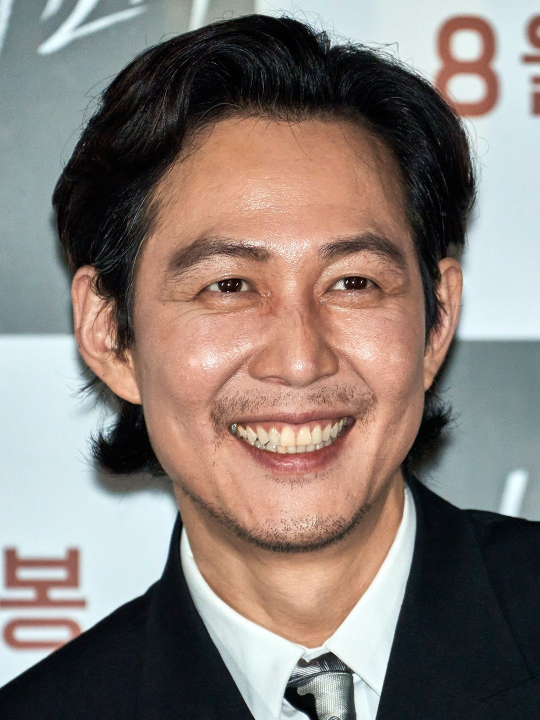
#> input picture 390089_v9_bb.jpg, 1080 x 1440 px (shown at 1/2 size)
$ python conway.py
#> lines starting #> are read from the running program, lines starting #| are printed output that depends on the picture; after the words box and inside, x2 and y2 are one past the last pixel; in counts of white or black regions, pixels touching at a corner belong together
import numpy as np
import matplotlib.pyplot as plt
import matplotlib.animation as animation
from PIL import Image

ON = 1
OFF = 0

def image_to_grid(image_path, grid_size):
    """Converts an image to a binary grid based on its brightness."""
#> called with image_path = '390089_v9_bb.jpg', grid_size = 50
    img = Image.open(image_path).convert("L")  #L means Luminance(it changed the color of the image to represent brightness),
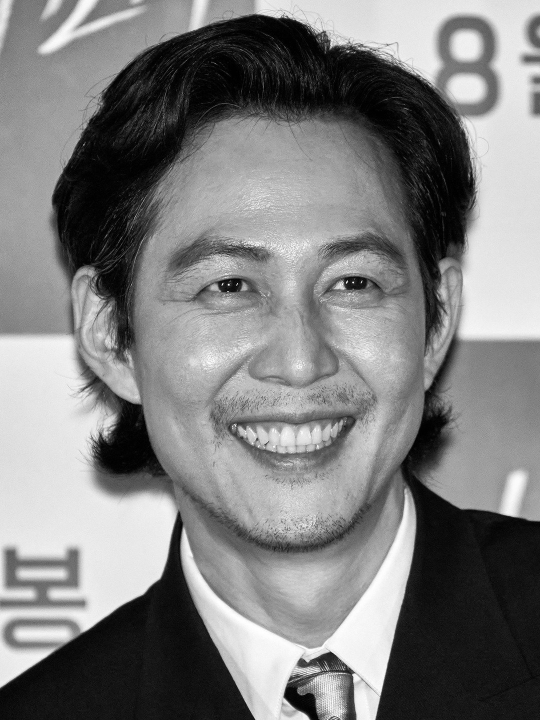
#> img: PIL image 1080x1440 L (shown at 1/2 size); min 0, max 255, mean 126.8
                                                #we used it to convert the image to grayscale
    img = img.resize((grid_size, grid_size))   # Resize to match the grid size
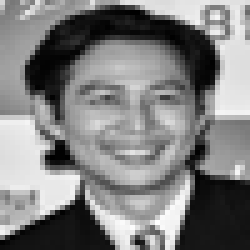
#> img: PIL image 50x50 L (shown 5 times larger); min 0, max 255, mean 126.8
    img_np = np.array(img)

    # Convert grayscale values(bright) to binary values(ON means black and OFF means white)
    grid = np.where(img_np < 128, ON, OFF)
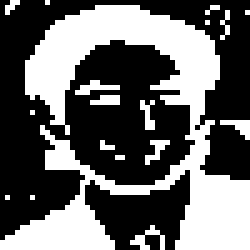
#> grid: shape (50, 50) int64 (shown 5 times larger); values 0 (black) and 1 (white), 40.3% white; 18 white regions (17 under 20 px), largest, box (x1, y1, x2, y2) and area: (0, 1, 50, 50) 912
    return grid

def random_grid(size):
    """Generates a random initial grid"""
    return np.random.choice([ON, OFF], size * size, p=[0.5, 0.5]).reshape(size, size)

def update(frameNum, img, grid, target_grid, size):
    # Check if current grid matches the target grid. If it matches, then stops
    if np.array_equal(grid, target_grid):
        print("Goal reached! Stop animation.")
        ani.event_source.stop()
        return img,

    new_grid = grid.copy()
    #Check if neighbors are alive or dead(conway) then calculate the number of alive neighbor
    for i in range(size):
        for j in range(size):
            total = int((grid[i, (j - 1) % size] + grid[i, (j + 1) % size] +
                         grid[(i - 1) % size, j] + grid[(i + 1) % size, j] +
                         grid[(i - 1) % size, (j - 1) % size] + grid[(i - 1) % size, (j + 1) % size] +
                         grid[(i + 1) % size, (j - 1) % size] + grid[(i + 1) % size, (j + 1) % size]))

            # Conway's Game of life rule 1) If the currenct cell is alive(ON),
            # a. smaller than 2 neighbor: Die. b. 2 or 2 neighbors: alive. c.larger than 3 neighbor: Die
            # If the current cell is die -> if 3 neighbors: alive
            if grid[i, j] == ON:
                if (total < 2) or (total > 3):
                    new_grid[i, j] = OFF
            else:
                if total == 3:
                    new_grid[i, j] = ON

    # Calculate match_probability, it is used to determine the probability that a cell in the new grid matches the target grid
    #It starts at 10% and incleases by 2% per frameNum
    match_probability = min(1, 0.1 + frameNum * 0.02)
    for i in range(size):
        for j in range(size):
            if np.random.rand() < match_probability:
                new_grid[i, j] = target_grid[i, j]

    img.set_data(new_grid)
    grid[:] = new_grid[:]
    return img,

# User input
image_path = "390089_v9_bb.jpg"  # Replace with your image path

#grid size
GRID_SIZE = 50

# Initialize a random grid
grid = random_grid(GRID_SIZE)

#load the target image grid
target_grid = image_to_grid(image_path, GRID_SIZE)


frames = 100
interval = 200

# Set up the figure and axes for displaying the grid
# Then display the initial grid as a binary(black and white) image
fig, ax = plt.subplots()
img = ax.imshow(grid, interpolation='nearest', cmap='binary')

# animation for our project
ani = animation.FuncAnimation(fig, update, fargs=(img, grid, target_grid, GRID_SIZE),
                              frames=frames, interval=interval, save_count=frames)

plt.show()
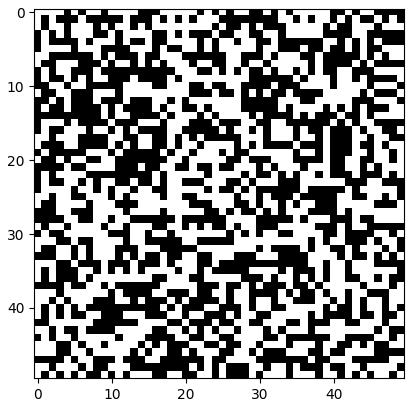
#> figure drawn by matplotlib, 1 panel
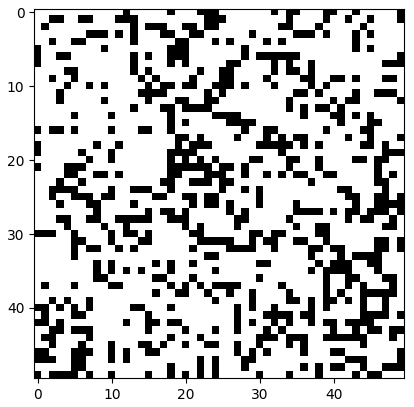
#> figure drawn by matplotlib, 1 panel
